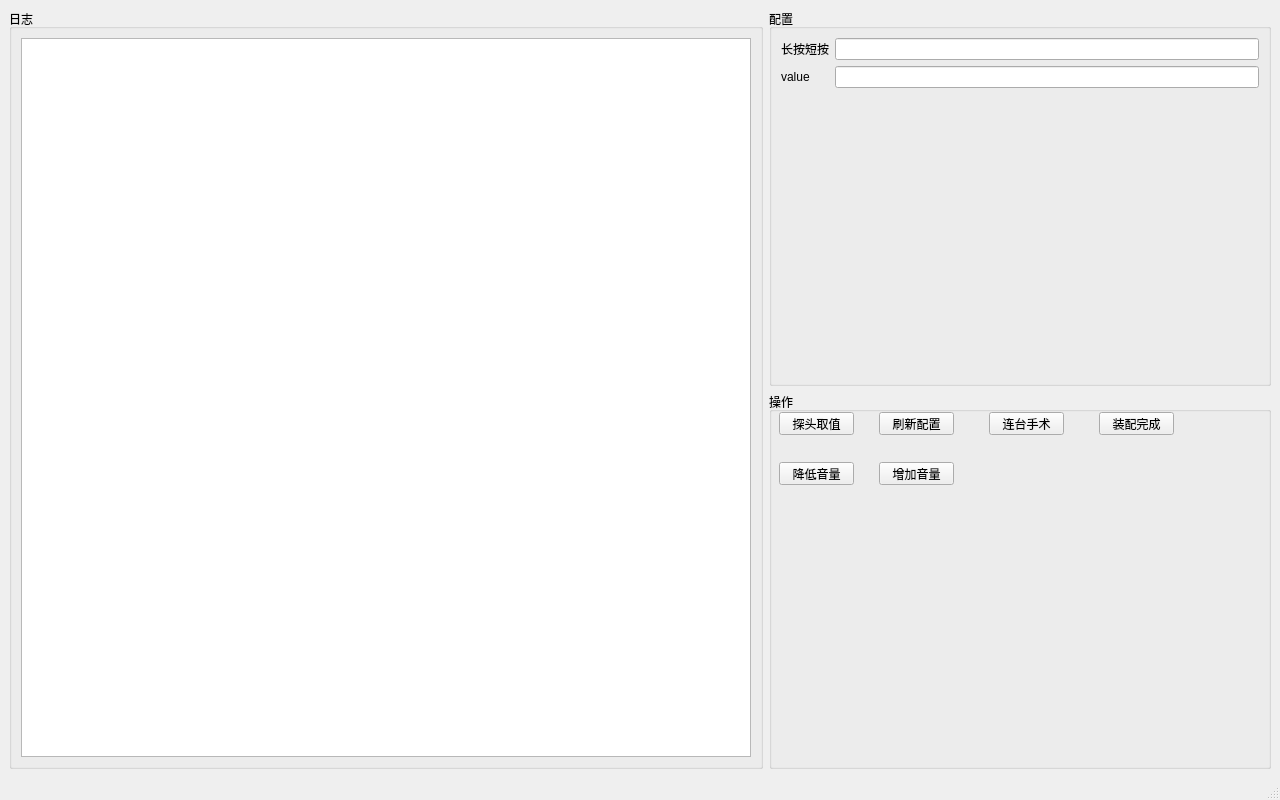
<?xml version="1.0" encoding="UTF-8"?>
<ui version="4.0">
 <class>MainWindow</class>
 <widget class="QMainWindow" name="MainWindow">
  <property name="geometry">
   <rect>
    <x>0</x>
    <y>0</y>
    <width>1280</width>
    <height>800</height>
   </rect>
  </property>
  <property name="windowTitle">
   <string>MainWindow</string>
  </property>
  <widget class="QWidget" name="centralwidget">
   <layout class="QHBoxLayout" name="horizontalLayout" stretch="6,4">
    <item>
     <widget class="QGroupBox" name="groupBox">
      <property name="title">
       <string>日志</string>
      </property>
      <layout class="QHBoxLayout" name="horizontalLayout_2">
       <item>
        <widget class="QTextBrowser" name="logTextBrowser"/>
       </item>
      </layout>
     </widget>
    </item>
    <item>
     <layout class="QVBoxLayout" name="verticalLayout_4">
      <item>
       <widget class="QGroupBox" name="groupBox_2">
        <property name="title">
         <string>配置</string>
        </property>
        <layout class="QVBoxLayout" name="verticalLayout">
         <item>
          <layout class="QFormLayout" name="formLayout">
           <item row="0" column="0">
            <widget class="QLabel" name="clickModeLabel">
             <property name="text">
              <string>长按短按</string>
             </property>
            </widget>
           </item>
           <item row="0" column="1">
            <widget class="QLineEdit" name="clickModeLineEdit"/>
           </item>
           <item row="1" column="0">
            <widget class="QLabel" name="valueLabel">
             <property name="text">
              <string>value</string>
             </property>
            </widget>
           </item>
           <item row="1" column="1">
            <widget class="QLineEdit" name="valueLineEdit"/>
           </item>
          </layout>
         </item>
        </layout>
       </widget>
      </item>
      <item>
       <widget class="QGroupBox" name="groupBox_3">
        <property name="title">
         <string>操作</string>
        </property>
        <widget class="QPushButton" name="readPushButton">
         <property name="geometry">
          <rect>
           <x>10</x>
           <y>20</y>
           <width>75</width>
           <height>23</height>
          </rect>
         </property>
         <property name="text">
          <string>探头取值</string>
         </property>
        </widget>
        <widget class="QPushButton" name="refreshPushButton">
         <property name="geometry">
          <rect>
           <x>110</x>
           <y>20</y>
           <width>75</width>
           <height>23</height>
          </rect>
         </property>
         <property name="text">
          <string>刷新配置</string>
         </property>
        </widget>
        <widget class="QPushButton" name="continuePushButton">
         <property name="geometry">
          <rect>
           <x>220</x>
           <y>20</y>
           <width>75</width>
           <height>23</height>
          </rect>
         </property>
         <property name="text">
          <string>连台手术</string>
         </property>
        </widget>
        <widget class="QPushButton" name="installPushButton">
         <property name="geometry">
          <rect>
           <x>330</x>
           <y>20</y>
           <width>75</width>
           <height>23</height>
          </rect>
         </property>
         <property name="text">
          <string>装配完成</string>
         </property>
        </widget>
        <widget class="QPushButton" name="reducePushButton">
         <property name="geometry">
          <rect>
           <x>10</x>
           <y>70</y>
           <width>75</width>
           <height>23</height>
          </rect>
         </property>
         <property name="text">
          <string>降低音量</string>
         </property>
        </widget>
        <widget class="QPushButton" name="addPushButton">
         <property name="geometry">
          <rect>
           <x>110</x>
           <y>70</y>
           <width>75</width>
           <height>23</height>
          </rect>
         </property>
         <property name="text">
          <string>增加音量</string>
         </property>
        </widget>
       </widget>
      </item>
     </layout>
    </item>
   </layout>
  </widget>
  <widget class="QMenuBar" name="menubar">
   <property name="geometry">
    <rect>
     <x>0</x>
     <y>0</y>
     <width>1280</width>
     <height>23</height>
    </rect>
   </property>
  </widget>
  <widget class="QStatusBar" name="statusbar"/>
 </widget>
 <resources/>
 <connections/>
</ui>
